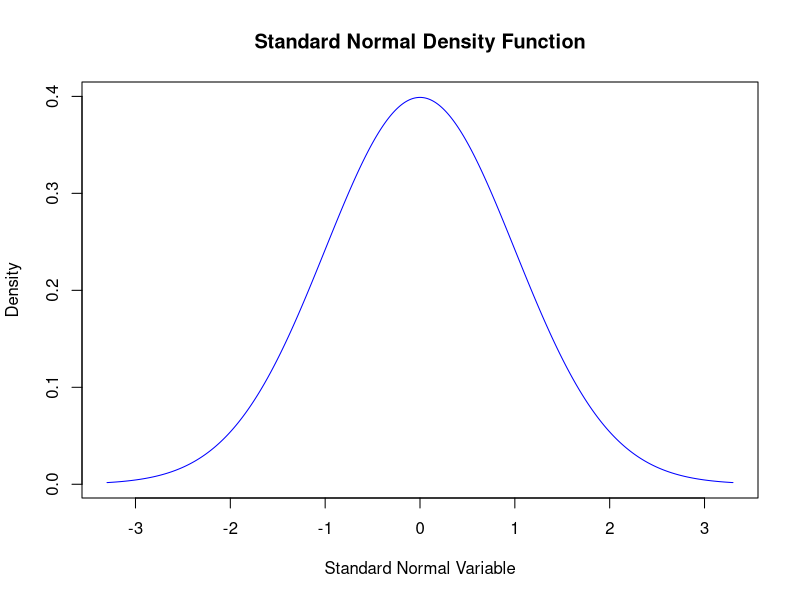
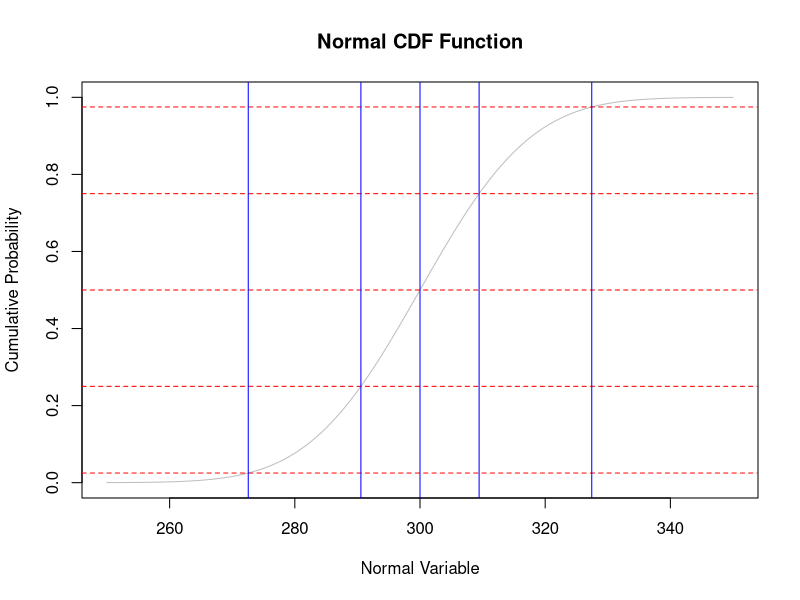

The R source for these figures, in order:
# R Project Version 2
# Graphing a Normal Distribution

# Part 1.
# (C1)
xvals1 <- seq(-3.3,3.3,0.01)

# (C2)
yvals1 <- dnorm(xvals1)

# (C3)
plot(xvals1, yvals1,
     type = "l", 
     main= "Standard Normal Density Function", 
     xlab = "Standard Normal Variable",
     ylab = "Density",
     col = "blue")
# (Graph 1)


# Part 2.
# CDF where X ~ N(mean = 300, var = 196)

# (C4)
xvals2 <- seq(250,350,0.1)

# (C5)
yvals2 <- pnorm(xvals2,300,sqrt(196),TRUE)

# (C6)
plot(xvals2, yvals2,
     type = "l", 
     main= "Normal CDF Function", 
     xlab = "Normal Variable",
     ylab = "Cumulative Probability",
     col = "gray")

# (C7)
cumul_prob <- c(0.025, 0.25, 0.50, 0.75, 0.975)

# (C8)
abline(h = cumul_prob, 
       lty = 2,
       col = "red")

# (C9)
quant <- qnorm(cumul_prob,300,14,TRUE)

# (C10)
abline(v = quant, 
       lty = 1,
       col = "blue")
# (Graph 2)


# (Q1)
# Approximate largest value is 0.4

# (Q2)
# My Standard Normal Density Function is symmetrical
# and bell-shaped. It is not skewed.

# (Q3)
# No, they do not stop at ±3.3. The tails go on until
# ±infinity. As to why the tails do not stop
# at ±3.3, this has to do with the properties of
# Normal distribution relative to a normal population.
# A normal population can be infinitely large to adjust to
# any sample of distribution.

# (Q4)
# x values represents z-scores.

# (Q5)
# y values approach 1.0 as x goes to +infinity,
# y values approach 0 as x goes to -infinity.

# (Q6)
# The point of intersection represents the X value and its
# respective cumulative probability. P(X ≤ xvalue) = yvalue

# (Q7)
# 0.75
